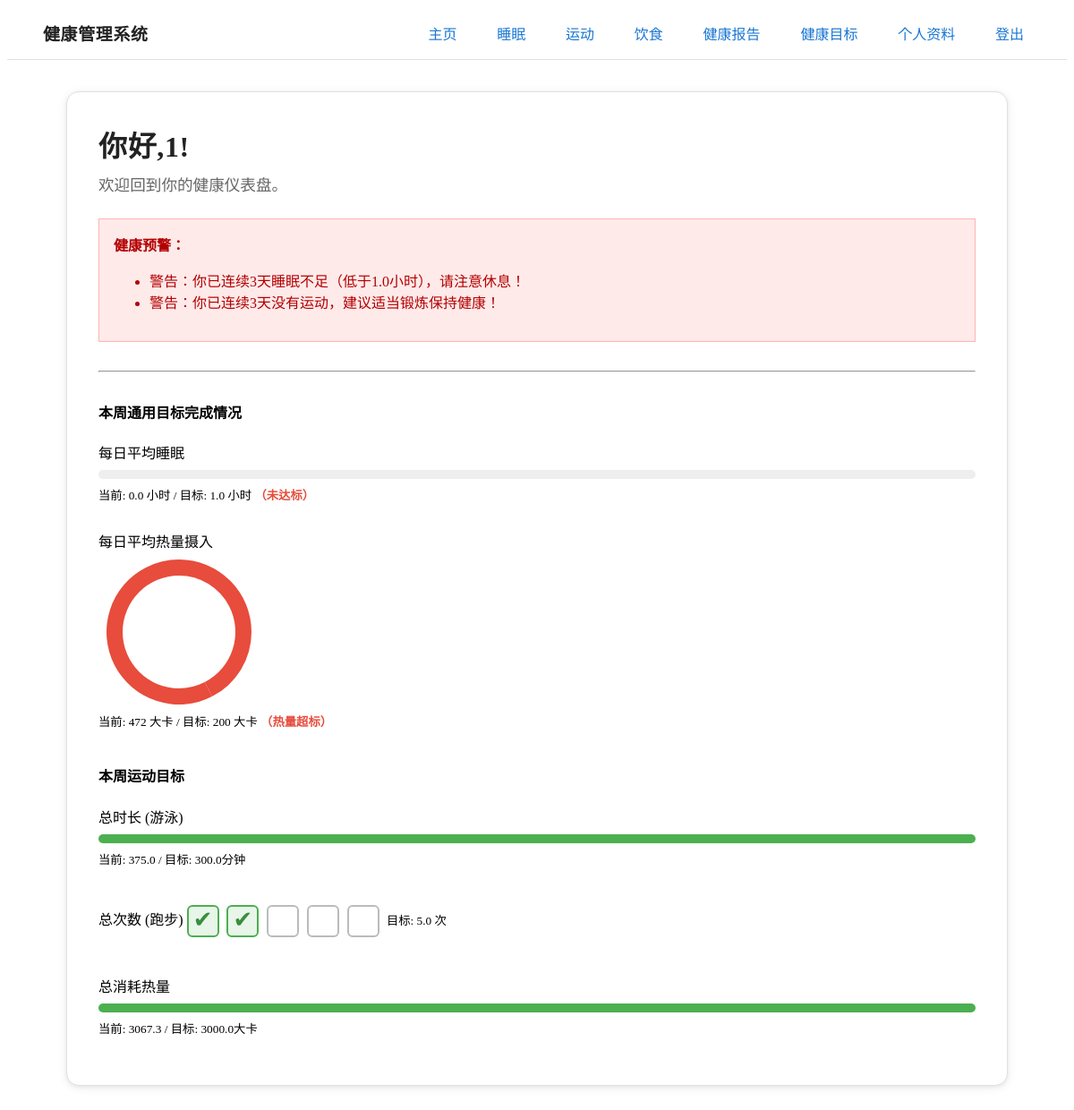
The page /index (signed in) on the database as committed earlier.
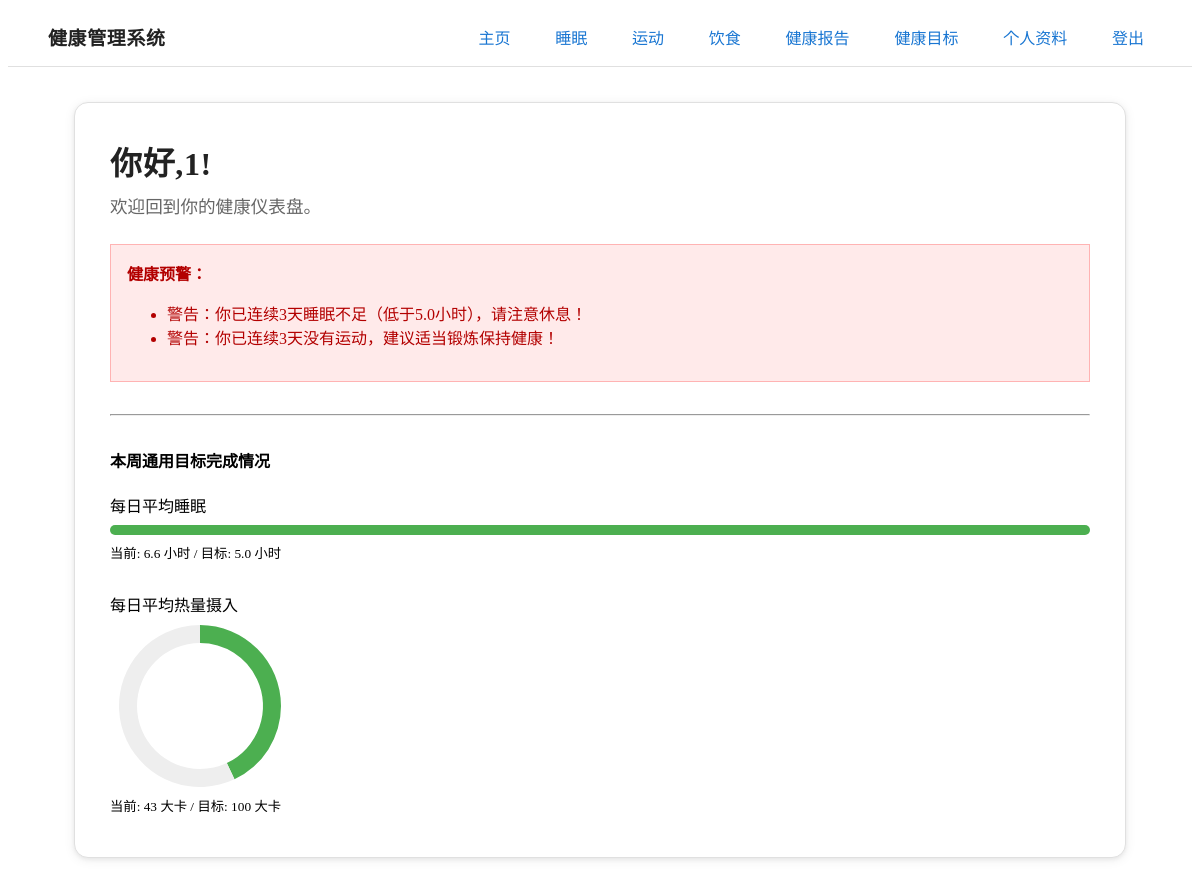
The same page on the database as committed later.
### app/models.py (models this page shows, shortened)
class Goal(db.Model):
    id = db.Column(db.Integer, primary_key=True)
    target_sleep_hours = db.Column(db.Float, nullable=True)
    target_calorie_intake = db.Column(db.Integer, nullable=True)
    user_id = db.Column(db.Integer, db.ForeignKey('user.id'))

class ExerciseGoal(db.Model):
    id = db.Column(db.Integer, primary_key=True)
    user_id = db.Column(db.Integer, db.ForeignKey('user.id'), nullable=False)
    goal_type = db.Column(db.String(50), nullable=False) # e.g., 'duration', 'frequency', 'distance'
    target_value = db.Column(db.Float, nullable=False)
    exercise_type = db.Column(db.String(50)) # e.g., '跑步' for a frequency goal
    time_period = db.Column(db.String(20), default='weekly') # 'weekly' or 'monthly'
    user = db.relationship('User', backref=db.backref('exercise_goals', lazy='dynamic'))

### app/routes.py (the view)
@app.route('/')
@app.route('/index')
@login_required
def index():
    user_goal = current_user.goal
    exercise_goals = current_user.exercise_goals.all()
    progress_data = {}
    alert_messages = []  # 新增：用于存放预警信息
    today = datetime.utcnow().date()
    monday = today - timedelta(days=today.weekday())
    next_monday = monday + timedelta(days=7)
    last_7_days = [monday + timedelta(days=i) for i in range(0, 7)]
    days_so_far = (today - monday).days + 1  # 本周已过去天数（含今天）
    if user_goal:
        if user_goal.target_sleep_hours:
            sleep_records = current_user.sleep_records.filter(
                SleepRecord.sleep_time >= datetime.combine(monday, datetime.min.time()),
                SleepRecord.sleep_time < datetime.combine(today + timedelta(days=1), datetime.min.time())
            ).all()
            total_sleep = sum(r.duration for r in sleep_records)
            avg_sleep = total_sleep / days_so_far if days_so_far > 0 else 0
            progress_data['sleep'] = {
                'current': avg_sleep,
                'target': user_goal.target_sleep_hours,
                'progress': (avg_sleep / user_goal.target_sleep_hours) * 100 if user_goal.target_sleep_hours > 0 else 0
            }
        if user_goal.target_calorie_intake:
            diet_records = current_user.diet_records.filter(
                DietRecord.timestamp >= datetime.combine(monday, datetime.min.time()),
                DietRecord.timestamp < datetime.combine(today + timedelta(days=1), datetime.min.time())
            ).all()
            total_calories = sum(r.calories for r in diet_records)
            avg_calories = total_calories / days_so_far if days_so_far > 0 else 0
            progress_data['calories'] = {
                'current': avg_calories,
                'target': user_goal.target_calorie_intake,
                'progress': (user_goal.target_calorie_intake / avg_calories) * 100 if avg_calories > 0 else 100
            }
    exercise_progress_list = []
    if exercise_goals:
        exercise_records_this_week = current_user.exercise_records.filter(
            ExerciseRecord.timestamp >= datetime.combine(monday, datetime.min.time()),
            ExerciseRecord.timestamp < datetime.combine(next_monday, datetime.min.time())
        ).all()
        for goal in exercise_goals:
            current_value = 0
            relevant_records = exercise_records_this_week
            if goal.exercise_type:
                relevant_records = [r for r in exercise_records_this_week if r.exercise_type == goal.exercise_type]
            if goal.goal_type == 'duration':
                current_value = sum(r.duration for r in relevant_records)
            elif goal.goal_type == 'frequency':
                current_value = len(relevant_records)
            elif goal.goal_type == 'calories':
                current_value = sum(r.calories_burned for r in relevant_records)
            exercise_progress_list.append({
                'goal': goal,
                'current': current_value,
                'target': goal.target_value,
                'progress': (current_value / goal.target_value) * 100 if goal.target_value > 0 else 0
            })
    if user_goal and user_goal.target_sleep_hours:
        records = current_user.sleep_records.filter(
            SleepRecord.sleep_time >= datetime.combine(monday, datetime.min.time())
        ).all()
        daily_sleep = {d: 0 for d in last_7_days}
        for r in records:
            d = r.sleep_time.date()
            if d in daily_sleep:
                daily_sleep[d] += r.duration
        min_sleep = min(user_goal.target_sleep_hours, 7)  # 以目标和7小时中较小者为阈值
        count = 0
        for d in last_7_days:
            if daily_sleep[d] < min_sleep:
                count += 1
                if count >= 3:
                    alert_messages.append(f"警告：你已连续{count}天睡眠不足（低于{min_sleep}小时），请注意休息！")
                    break
            else:
                count = 0
    exercise_records = current_user.exercise_records.filter(
        ExerciseRecord.timestamp >= datetime.combine(monday, datetime.min.time())
    ).all()
    daily_exercise = {d: 0 for d in last_7_days}
    for r in exercise_records:
        d = r.timestamp.date()
        if d in daily_exercise:
            daily_exercise[d] += r.duration or 0
    count = 0
    for d in last_7_days:
        if daily_exercise[d] == 0:
            count += 1
            if count >= 3:
                alert_messages.append(f"警告：你已连续{count}天没有运动，建议适当锻炼保持健康！")
                break
        else:
            count = 0
    return render_template('index.html', title='主页',
                           general_goal=user_goal,
                           general_progress=progress_data,
                           exercise_progress_list=exercise_progress_list,
                           alert_messages=alert_messages)

### app/models.py (called while the page is built)
@login.user_loader
def load_user(id):
    return User.query.get(int(id))

### app/templates/index.html (shortened to what the changed rows need)
{% extends "base.html" %}
{% block content %}
    <article class="main-card">
        <h2 class="main-title">你好,{{ current_user.username }}!</h2>
        {% if alert_messages %}
            <article style="background: #ffeaea; color: #b30000; border: 1px solid #ffb3b3; padding: 1em; margin-bottom: 2em;">
                <ul>
                {% for msg in alert_messages %}
                    <li>{{ msg }}</li>
                {% endfor %}
                </ul>
            </article>
        {% endif %}
        {% if not general_goal and not exercise_progress_list %}
            <p>你还没有设定任何健康目标。</p>
            <a href="{{ url_for('goals') }}" role="button">点击这里去设定你的第一个目标！</a>
        {% else %}
            {% if general_goal or exercise_progress_list %}
                <div class="grid">
                    {% if general_goal %}
                    <section>
                        {% if general_progress.sleep is defined %}
                        <div style="margin: 12px 0;">
                            <label>每日平均睡眠</label>
                            <div style="background:#eee; border-radius:8px; width:100%; height:10px; overflow:hidden; margin:8px 0;">
                              <div style="background:{{ '#e74c3c' if general_progress.sleep.current < general_progress.sleep.target else '#4caf50' }}; width:{{ general_progress.sleep.progress|int }}%; height:100%; transition:width 0.5s;"></div>
                            </div>
                            <small>
                              当前: {{ "%.1f"|format(general_progress.sleep.current) }} 小时 / 目标: {{ general_progress.sleep.target }} 小时
                              {% if general_progress.sleep.current < general_progress.sleep.target %}
                                <span style="color:#e74c3c; font-weight:bold;">（未达标）</span>
                              {% endif %}
                            </small>
                        </div>
                        <br>
                        {% endif %}
                        {% if general_progress.calories is defined %}
                        <div>
                            <label for="calorie_donut">每日平均热量摄入</label>
                            <div id="calorie_donut" style="width:180px;height:180px;"></div>
                            <small>当前: {{ "%.0f"|format(general_progress.calories.current) }} 大卡 / 目标: {{ general_progress.calories.target }} 大卡
                            {% if general_progress.calories.current > general_progress.calories.target %}
                                <span style="color:#e74c3c; font-weight:bold;">（热量超标）</span>
                            {% endif %}
                            </small>
                        </div>
                        <br>
                        {% endif %}
                    </section>
                    {% endif %}
                    {% if exercise_progress_list %}
                    <section>
                        <h4>本周运动目标</h4>
                        {% for item in exercise_progress_list %}
                            <div style="margin: 12px 0;">
                                <label>
                                    {% if item.goal.goal_type is defined %}
                                        {{ item.goal.goal_type|replace('duration', '总时长')|replace('frequency', '总次数')|replace('calories', '总消耗热量') }}
                                    {% endif %}
                                    {% if item.goal.exercise_type is defined and item.goal.exercise_type %}({{ item.goal.exercise_type }}){% endif %}
                                </label>
                                {% if item.goal.goal_type is defined and (item.goal.goal_type == 'duration' or item.goal.goal_type == 'calories') %}
                                <div style="background:#eee; border-radius:8px; width:100%; height:10px; overflow:hidden; margin:8px 0;">
                                  <div style="background:{{ '#e74c3c' if item.current < item.target else '#4caf50' }}; width:{{ item.progress|int }}%; height:100%; transition:width 0.5s;"></div>
                                </div>
                                <small>
                                    当前: {{ "%.1f"|format(item.current) }} / 目标: {{ item.target }}{% if item.goal.goal_type == 'duration' %}分钟{% elif item.goal.goal_type == 'calories' %}大卡{% endif %}
                                </small>
                                {% elif item.goal.goal_type is defined and item.goal.goal_type == 'frequency' %}
                                <span style="display:inline-flex;gap:0.3em;vertical-align:middle;">
                                {% for i in range(1, item.target|int + 1) %}
                                    {% if i <= item.current|int %}
                                        <span class="freq-box checked" data-goal-id="{{ item.goal.id }}" data-index="{{ i }}" style="display:inline-block;width:32px;height:32px;border:2.5px solid #4caf50;border-radius:6px;text-align:center;line-height:30px;font-size:26px;cursor:pointer;margin-right:4px;transition:border-color 0.2s,background 0.2s,color 0.2s;">✔</span>
                                    {% else %}
                                        <span class="freq-box" data-goal-id="{{ item.goal.id }}" data-index="{{ i }}" style="display:inline-block;width:32px;height:32px;border:2.5px solid #bbb;border-radius:6px;text-align:center;line-height:30px;font-size:26px;cursor:pointer;margin-right:4px;transition:border-color 0.2s,background 0.2s,color 0.2s;"></span>
                                    {% endif %}
                                {% endfor %}
                                </span>
                                <small>目标: {{ item.target }} 次</small>
                                {% endif %}
                            </div>
                            <br>
                        {% endfor %}
                    </section>
                    {% endif %}
                </div>
            {% endif %}
        {% endif %}
    </article>
{% endblock %}
{% block scripts %}
{% if general_progress.calories is defined %}
<script>
// 热量摄入圆环图
var donut = echarts.init(document.getElementById('calorie_donut'));
var calorieCurrent = {{ general_progress.calories.current|int }};
var calorieTarget = {{ general_progress.calories.target|int }};
var color = (calorieCurrent > calorieTarget) ? '#e74c3c' : '#4caf50';
donut.setOption({
    series: [{
        type: 'pie',
        radius: ['70%', '90%'],
        avoidLabelOverlap: false,
        label: {show: false},
        data: [
            {value: Math.min(calorieCurrent, calorieTarget), name: '已摄入', itemStyle: {color: color}},
            {value: Math.max(0, calorieTarget - calorieCurrent), name: '剩余', itemStyle: {color: '#eee'}},
            {value: Math.max(0, calorieCurrent - calorieTarget), name: '超标', itemStyle: {color: '#e74c3c'}}
        ]
    }]
});
</script>
{% endif %}
{% endblock %}

Rows that differ between the two databases and show on the page:
removed ExerciseGoal: goal.goal_type "总时长", goal.exercise_type "游泳", current "375.0", target "300.0", shows "分钟"
removed ExerciseGoal: goal.goal_type "总次数", goal.exercise_type "跑步", {{ i }} 3 (drawn), target "5.0"
removed ExerciseGoal: goal.goal_type "总消耗热量", current "3067.3", target "3000.0", shows "大卡"
changed Goal: target_sleep_hours 1 → 5 (drawn); sleep.target "1.0" → "5.0"
Other text that changed with them:
{{ "%.1f"|format(general_progress.sleep.current) }}: "0.0" → "6.6"
chart data {{ general_progress.calories.current|int }}: 471 → 43
chart data {{ general_progress.calories.target|int }}: 200 → 100
{{ "%.0f"|format(general_progress.calories.current) }}: "472" → "43"
{{ general_progress.calories.target }}: "200" → "100"
new list line: "警告：你已连续3天睡眠不足（低于5.0小时），请注意休息！"
list line gone: "警告：你已连续3天睡眠不足（低于1.0小时），请注意休息！"
text no longer shown: "（未达标） （热量超标） 本周运动目标"
